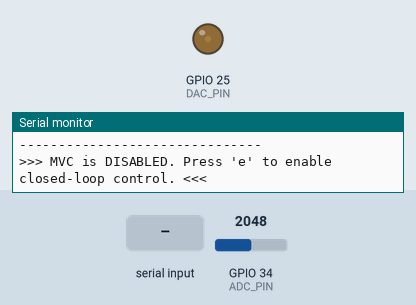
The program below on a simulated ESP32. On the bench: output pins drawn as LEDs (lit = HIGH), the last lines printed to the serial monitor. The test bench sets the inputs (shaded band); at power-on: GPIO 34 (ADC_PIN) = 2048 (analog values on the 0–4095 scale). Storage starts empty.

Above: at 1.3 s.
1.4 s: "e\n" received over Serial
At 2.7 s:
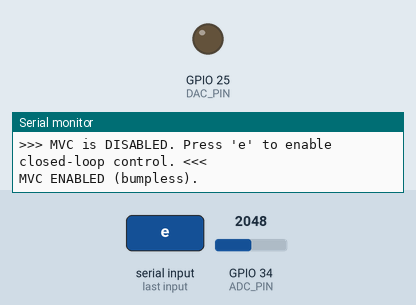
3.0 s: GPIO 34 (ADC_PIN) set to 491
At 4.7 s:
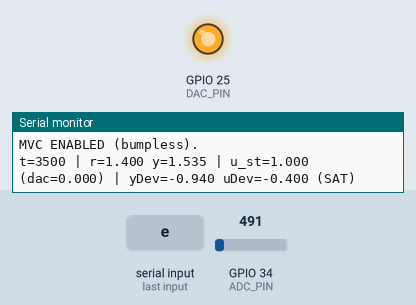
5.5 s: GPIO 34 (ADC_PIN) set to 1228
At 8.1 s:
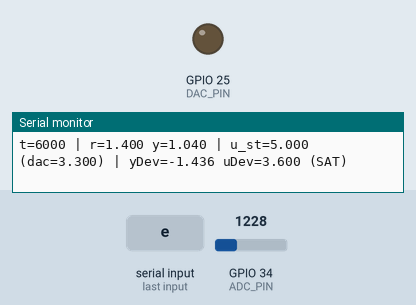
8.5 s: GPIO 34 (ADC_PIN) set to 1136
At 10.27 s:
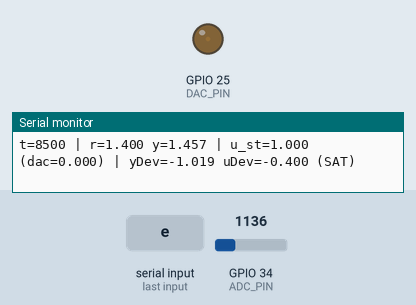
11.5 s: "+\n" received over Serial
14.5 s: "+\n" received over Serial
Timing chart, 0 to 18.5 s (numbered marks = the images above; inputs shaded):
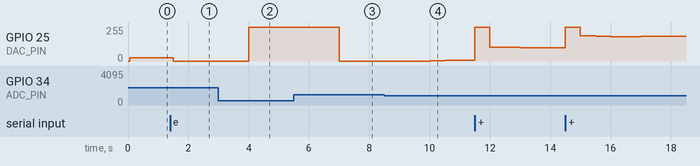

The program:

main.cpp
```cpp
#include <Arduino.h>
#include <SPIFFS.h>
#include <math.h>

// =========================================================
//  ESP32 Temperature Station: Minimum Variance Controller (MVC / GMV)
//  PlatformIO (Arduino framework)
//
//  Tuned controller coefficients are embedded from mvc_data2a.mat.
//
//  Sampling:
//    Ts = 0.5 s  (must match SAMPLE_INTERVAL_MS)
//    delay d = 25 samples (12.5 s)
//
//  Signals (STATION volts):
//    - y_st: plant output in [1..5] V  (measured via divider into ADC)
//    - u_st: plant input  in [1..5] V  (generated by DAC 0..3.3 V + amplifier)
//    - r_st: desired output (reference) in station volts [1..5]
//
//  Scaling you described:
//    * Output path:  y_st (1..5V) -> divider -> y_adc (~0.67..3.3V)
//      We use: y_st = y_adc / DIV_RATIO   with DIV_RATIO ~= 2/3
//
//    * Input path: DAC v_dac (0..3.3V) -> amplifier -> u_st (1..5V)
//      We use: u_st = 1 + (4/3.3) * v_dac
//      => v_dac = (u_st - 1) * (3.3/4)
//
//  Controller law (deviation form around enable-time operating point):
//      Q(q^-1) u_dev(k) = C(q^-1) r_ctrl(k) - F(q^-1) y_dev(k)
//    where:
//      y_dev = y_st - y_base,  u_dev = u_st - u_base
//
//  Reference preview (recommended, because you know your command ahead):
//    1st-order prefilter: r_f = r_f + alpha*(r_dev - r_f)
//    preview approx:      r_ctrl = r_dev + (r_f - r_dev) * (1-alpha)^d
//
//  Notes:
//    - For other operating points you may need gain scheduling.
// =========================================================


// ==================== CONFIGURATION ====================

// Base sampling interval (ms)  -> MUST be 500ms for Ts=0.5s
const unsigned long SAMPLE_INTERVAL_MS = 500;

// Moving average window length (read one ADC sample each SAMPLE_INTERVAL_MS)
// Thermal plants are slow, so this is ok. If you want less delay, reduce to 3 or 1.
const int AVG_WINDOW = 4;

// Controller update rate (every N samples)
const int CTRL_UPDATE_EVERY_N_SAMPLES = 1;

// ADC input pin (sensor voltage from station AFTER divider)
const int ADC_PIN = 34;

// DAC output pin (ESP32 DAC)
const int DAC_PIN = 25;

// Station output voltage divider ratio:
//   Vadc = Vstation * DIV_RATIO
// For 1..5 V -> 0.667..3.333 V, DIV_RATIO = 2/3
const float DIV_RATIO = 2.0f / 3.0f;

// Station input mapping (DAC -> station input)
const float U_ST_FROM_DAC_OFFSET = 1.0f;         // station volts
const float U_ST_FROM_DAC_GAIN   = 4.0f / 3.3f;  // station V per DAC V
const float DAC_FROM_U_ST_GAIN   = 3.3f / 4.0f;  // DAC V per station V (above offset)

// Station actuator limits (station volts)
const float U_ST_MIN_V = 1.0f;
const float U_ST_MAX_V = 5.0f;

// Optional slew-rate limit on station input (V per sample). Set INFINITY to disable.
const float DU_ST_MAX_PER_SAMPLE = INFINITY;

// Reference limits (station output volts)
const float Y_ST_MIN_V = 1.0f;
const float Y_ST_MAX_V = 5.0f;

// Default manual station input when controller is disabled (station volts)
float manualUStationV = 1.4f;

// Default reference (desired output) in station volts
float refStationV = 1.4f;


// ==================== MVC PARAMETERS (from mvc_data2a.mat) ====================
// Ts = 0.5 s, d = 25, tau_ref = 2 s, alpha = 0.2, preview = 0.0037778931863

static const double MVC_TS_SEC = 0.5;
static const int    MVC_D      = 25;
static const double MVC_TAU_REF_SEC = 2;
static const double MVC_ALPHA       = 0.2;
static const double MVC_PREVIEW_FAC = 0.0037778931863;

static const double MVC_Q[25] = {
  0.000138681514519, 2.90979202187e-06, 2.9088171636e-06, 2.90784263193e-06, 2.90686842675e-06,
  2.90589454796e-06, 2.90492099545e-06, 2.9039477691e-06, 2.9029748688e-06, 2.90200229446e-06,
  2.90103004595e-06, 2.90005812318e-06, 2.89908652602e-06, 2.89811525438e-06, 2.89714430813e-06,
  2.89617368718e-06, 2.89520339142e-06, 2.89423342072e-06, 2.893263775e-06, 2.89229445413e-06,
  2.89132545801e-06, 2.89035678653e-06, 2.88938843958e-06, 2.88842041706e-06, 2.88745271884e-06
};

static const double MVC_C[2] = {
  1, -0.978683142779
};

static const double MVC_F0 = 0.0208137714305;

static const int MVC_NQ = 25;
static const int MVC_NC = 2;


// ==================== LOGGING ====================
const char* DATA_FILE = "/mvc.csv";
const size_t MAX_FILE_SIZE = 1000000;


// ==================== GLOBAL STATE ====================
unsigned long lastSampleTime = 0;
unsigned long sampleCount = 0;
bool loggingEnabled = true;
bool mvcEnabled = false;

// Moving average buffer (raw ADC counts)
int adcBuf[AVG_WINDOW] = {0};
int adcIdx = 0;
long adcSum = 0;
bool adcFilled = false;

// Current commanded station input/output
float uStationCmdV = 1.4f;   // station input volts (after amplifier)
float uDacCmdV     = 0.0f;   // DAC volts (0..3.3)

// MVC operating point at enable
float yBase = 0.0f;          // station output at enable
float uBase = 1.4f;          // station input at enable

// Reference filter state (deviation)
float r_f = 0.0f;

// Histories (deviation signals)
double u_hist[25 - 1] = {0};  // u_dev(k-1), u_dev(k-2), ...
double r_hist[2]     = {0};  // r_ctrl(k), r_ctrl(k-1)


// ==================== HELPERS ====================
static inline float clampf(float x, float lo, float hi) {
  if (x < lo) return lo;
  if (x > hi) return hi;
  return x;
}

static inline double clampd(double x, double lo, double hi) {
  if (x < lo) return lo;
  if (x > hi) return hi;
  return x;
}

float adcToVoltage(int adcValue) {
  return (adcValue / 4095.0f) * 3.3f;
}

static inline float adcToStationVoltage(float vAdc) {
  return (DIV_RATIO <= 0.0f) ? vAdc : (vAdc / DIV_RATIO);
}

static inline float stationInputToDacVoltage(float uStation) {
  // v_dac = (u_st - offset) / gain
  return (uStation - U_ST_FROM_DAC_OFFSET) * DAC_FROM_U_ST_GAIN;
}

void setDacVoltage(float vDac) {
  vDac = clampf(vDac, 0.0f, 3.3f);
  uDacCmdV = vDac;

  // ESP32 DAC: 8-bit (0-255) for ~0-3.3V
  int dacValue = (int)((vDac / 3.3f) * 255.0f + 0.5f);
  dacWrite(DAC_PIN, dacValue);
}

void setStationInputVoltage(float uStation) {
  // Clamp in station volts then convert to DAC volts
  uStation = clampf(uStation, U_ST_MIN_V, U_ST_MAX_V);
  uStationCmdV = uStation;

  float vDac = stationInputToDacVoltage(uStation);
  setDacVoltage(vDac);
}

// Moving average update: read ADC once, update buffer, return average ADC-node voltage (Vadc)
float readAdcVoltageAveraged() {
  int raw = analogRead(ADC_PIN);

  if (!adcFilled) {
    adcBuf[adcIdx] = raw;
    adcSum += raw;
    adcIdx++;
    if (adcIdx >= AVG_WINDOW) {
      adcIdx = 0;
      adcFilled = true;
    }
  } else {
    adcSum -= adcBuf[adcIdx];
    adcBuf[adcIdx] = raw;
    adcSum += raw;
    adcIdx++;
    if (adcIdx >= AVG_WINDOW) adcIdx = 0;
  }

  int denom = adcFilled ? AVG_WINDOW : max(1, adcIdx);
  float avgAdc = (float)adcSum / (float)denom;
  return adcToVoltage((int)(avgAdc + 0.5f)); // Vadc
}

static inline void shiftRight(double* buf, int n) {
  for (int i = n - 1; i >= 1; --i) buf[i] = buf[i - 1];
}


// ==================== SPIFFS / LOGGING ====================
void initSPIFFS() {
  if (!SPIFFS.begin(true)) {
    Serial.println("ERROR: SPIFFS mount failed!");
    return;
  }
  Serial.println("SPIFFS mounted successfully");

  if (!SPIFFS.exists(DATA_FILE)) {
    File file = SPIFFS.open(DATA_FILE, FILE_WRITE);
    if (file) {
      file.println("timestamp_ms,ref_y_st,u_st_cmd,v_dac,v_adc_avg,y_st_avg,y_dev,r_f,r_ctrl,u_dev,sat");
      file.close();
      Serial.println("Created new MVC data file with header");
    }
  }
}

void clearDataFile() {
  File file = SPIFFS.open(DATA_FILE, FILE_WRITE);
  if (file) {
    file.println("timestamp_ms,ref_y_st,u_st_cmd,v_dac,v_adc_avg,y_st_avg,y_dev,r_f,r_ctrl,u_dev,sat");
    file.close();
    sampleCount = 0;
    Serial.println("Data file cleared");
  } else {
    Serial.println("ERROR: Could not clear file");
  }
}

void printFileContents() {
  Serial.println("\n========== FILE CONTENTS ==========");
  File file = SPIFFS.open(DATA_FILE, FILE_READ);
  if (file) {
    while (file.available()) {
      Serial.write(file.read());
    }
    file.close();
  } else {
    Serial.println("ERROR: Could not open file for reading");
  }
  Serial.println("====================================\n");
}

void printFileInfo() {
  Serial.println("\n---------- FILE INFO ----------");
  size_t totalBytes = SPIFFS.totalBytes();
  size_t usedBytes = SPIFFS.usedBytes();

  Serial.printf("SPIFFS Total: %u bytes\n", (unsigned)totalBytes);
  Serial.printf("SPIFFS Used:  %u bytes\n", (unsigned)usedBytes);
  Serial.printf("SPIFFS Free:  %u bytes\n", (unsigned)(totalBytes - usedBytes));

  File file = SPIFFS.open(DATA_FILE, FILE_READ);
  if (file) {
    Serial.printf("Data file size: %u bytes\n", (unsigned)file.size());

    size_t lines = 0;
    while (file.available()) {
      if (file.read() == '\n') lines++;
    }
    Serial.printf("Total samples: %u\n", (unsigned)(lines > 0 ? lines - 1 : 0));
    file.close();
  }
  Serial.println("-------------------------------\n");
}

bool logMvcRow(unsigned long timestampMs,
               float refY, float uSt, float vDac,
               float vAdc, float ySt,
               float yDev, float rF, float rCtrl, float uDev,
               int satFlag) {
  // Check file size
  File f = SPIFFS.open(DATA_FILE, FILE_READ);
  if (f) {
    size_t sz = f.size();
    f.close();
    if (sz >= MAX_FILE_SIZE) {
      Serial.println("WARNING: Max file size reached. Stopping logging.");
      loggingEnabled = false;
      return false;
    }
  }

  f = SPIFFS.open(DATA_FILE, FILE_APPEND);
  if (!f) {
    Serial.println("ERROR: Could not open file for writing");
    return false;
  }

  f.printf("%lu,%.4f,%.4f,%.4f,%.4f,%.4f,%.5f,%.5f,%.5f,%.5f,%d\n",
           timestampMs, refY, uSt, vDac, vAdc, ySt, yDev, rF, rCtrl, uDev, satFlag);
  f.close();
  return true;
}


// ==================== MVC STEP ====================
float mvcStep(float rAbs, float yAbs,
              float& yDev_out, float& rF_out, float& rCtrl_out, float& uDev_out,
              int& satFlag) {
  // Deviation measurement
  double yDev = (double)yAbs - (double)yBase;

  // Deviation reference (relative to enable-time yBase)
  double rDev = (double)rAbs - (double)yBase;

  // 1st-order prefilter on deviation reference
  r_f = (float)((double)r_f + MVC_ALPHA * (rDev - (double)r_f));
  double rF = (double)r_f;

  // Previewed reference for controller (good for piecewise-constant r)
  double rCtrl = rDev + (rF - rDev) * MVC_PREVIEW_FAC;

  // Update r history: r_hist[0]=rCtrl(k), r_hist[1]=rCtrl(k-1)
  shiftRight(r_hist, MVC_NC);
  r_hist[0] = rCtrl;

  // rhs = sum C[i]*r_hist[i] - F0*yDev - sum_{i=1..NQ-1} Q[i]*u_hist[i-1]
  double rhs = 0.0;

  for (int i = 0; i < MVC_NC; ++i) rhs += MVC_C[i] * r_hist[i];
  rhs -= MVC_F0 * yDev;

  for (int i = 1; i < MVC_NQ; ++i) rhs -= MVC_Q[i] * u_hist[i - 1];

  // Solve for u_dev(k)
  double Q0 = MVC_Q[0];
  if (fabs(Q0) < 1e-15) Q0 = (Q0 >= 0) ? 1e-15 : -1e-15;
  double uDev = rhs / Q0;

  // Absolute station command
  double uRaw = (double)uBase + uDev;

  // Optional slew-rate limit (station volts per sample)
  if (isfinite(DU_ST_MAX_PER_SAMPLE)) {
    double uPrev = (double)uStationCmdV;
    double duMax = (double)DU_ST_MAX_PER_SAMPLE;
    uRaw = clampd(uRaw, uPrev - duMax, uPrev + duMax);
  }

  // Saturation in station volts
  double uSat = clampd(uRaw, U_ST_MIN_V, U_ST_MAX_V);
  satFlag = (uSat != uRaw) ? 1 : 0;

  // Store APPLIED u_dev in history (post-saturation)
  double uDevApplied = uSat - (double)uBase;
  shiftRight(u_hist, MVC_NQ - 1);
  u_hist[0] = uDevApplied;

  // Outputs for logging
  yDev_out = (float)yDev;
  rF_out = (float)rF;
  rCtrl_out = (float)rCtrl;
  uDev_out = (float)uDevApplied;

  return (float)uSat;  // station volts
}


// Bumpless enable: set base points and clear histories so u starts from current output.
void initMvcBumpless(float yNowSt, float uNowSt) {
  yBase = yNowSt;
  uBase = uNowSt;

  r_f = 0.0f;

  for (int i = 0; i < MVC_NQ - 1; ++i) u_hist[i] = 0.0;
  for (int i = 0; i < MVC_NC;     ++i) r_hist[i] = 0.0;
}


// ==================== UI ====================
void printHelp() {
  Serial.println("\n----------------------------------------");
  Serial.println("Commands:");
  Serial.println("  'e' - Enable/Disable MVC control");
  Serial.println("  'r' - Reset (MVC off), output manual u");
  Serial.println("  '+' - Increase reference output (refStationV) by 0.01 V (station output)");
  Serial.println("  '-' - Decrease reference output (refStationV) by 0.01 V (station output)");
  Serial.println("  ']' - Increase manual station input by 0.05 V (only when MVC off)");
  Serial.println("  '[' - Decrease manual station input by 0.05 V (only when MVC off)");
  Serial.println("  's' - Toggle logging to SPIFFS");
  Serial.println("  'p' - Print file contents");
  Serial.println("  'c' - Clear data file");
  Serial.println("  'i' - Show file info");
  Serial.println("  'v' - Show current values");
  Serial.println("  'h' - Help");
  Serial.println("----------------------------------------");
}


// ==================== SETUP ====================
void setup() {
  Serial.begin(115200);
  while (!Serial) { delay(10); }

  Serial.println("\n========================================");
  Serial.println("   ESP32 Temperature Station MVC/GMV");
  Serial.println("   Uses station-volts scaling + SPIFFS logging");
  Serial.println("========================================");

  initSPIFFS();

  analogReadResolution(12);
  analogSetAttenuation(ADC_11db);
  pinMode(ADC_PIN, INPUT);

  // Prime moving average
  for (int k = 0; k < AVG_WINDOW; k++) {
    delay(5);
    readAdcVoltageAveraged();
  }

  // Start in manual mode at manualUStationV
  setStationInputVoltage(manualUStationV);

  // Initialize base using current measurement
  float vAdc0 = readAdcVoltageAveraged();
  float ySt0  = adcToStationVoltage(vAdc0);
  initMvcBumpless(ySt0, uStationCmdV);

  Serial.printf("\nHardware:\n");
  Serial.printf("  ADC: GPIO %d (measures divided voltage)\n", ADC_PIN);
  Serial.printf("  DAC: GPIO %d (0..3.3V) -> amplifier -> 1..5V station input\n", DAC_PIN);
  Serial.printf("  Sample interval: %lu ms\n", SAMPLE_INTERVAL_MS);
  Serial.printf("  Avg window: %d samples (%.1f s)\n",
                AVG_WINDOW, (AVG_WINDOW * SAMPLE_INTERVAL_MS) / 1000.0f);

  Serial.printf("\nScaling:\n");
  Serial.printf("  DIV_RATIO (Vadc/Vstation) = %.6f\n", DIV_RATIO);
  Serial.printf("  Station input mapping: u_st = %.3f + %.6f * v_dac\n",
                U_ST_FROM_DAC_OFFSET, U_ST_FROM_DAC_GAIN);

  Serial.printf("\nMVC params:\n");
  Serial.printf("  Ts=%.3f s, d=%d (%.1f s), tau_ref=%.3f s, alpha=%.3f, preview=%.6f\n",
                MVC_TS_SEC, MVC_D, MVC_D*MVC_TS_SEC, MVC_TAU_REF_SEC,
                MVC_ALPHA, MVC_PREVIEW_FAC);
  Serial.printf("  Q0=%.10g, F0=%.10g\n", MVC_Q[0], MVC_F0);

  Serial.printf("\nInitial:\n");
  Serial.printf("  manualUStationV=%.3f V, refStationV=%.3f V\n", manualUStationV, refStationV);
  Serial.printf("  yBase=%.3f V, uBase=%.3f V\n", yBase, uBase);

  // Sanity: Ts match
  float TsLoop = (CTRL_UPDATE_EVERY_N_SAMPLES * SAMPLE_INTERVAL_MS) / 1000.0f;
  if (fabs(TsLoop - (float)MVC_TS_SEC) > 1e-3f) {
    Serial.printf("WARNING: Loop Ts=%.3f != MVC Ts=%.3f. Fix SAMPLE_INTERVAL_MS or CTRL_UPDATE_EVERY_N_SAMPLES.\n",
                  TsLoop, (float)MVC_TS_SEC);
  }

  printHelp();
  printFileInfo();

  Serial.println("\n>>> MVC is DISABLED. Press 'e' to enable closed-loop control. <<<\n");
}


// ==================== LOOP ====================
void loop() {
  // --- Serial commands ---
  if (Serial.available()) {
    char cmd = Serial.read();
    switch (cmd) {
      case 'e':
      case 'E': {
        mvcEnabled = !mvcEnabled;

        float vAdcNow = readAdcVoltageAveraged();
        float yStNow  = adcToStationVoltage(vAdcNow);

        if (mvcEnabled) {
          initMvcBumpless(yStNow, uStationCmdV);
          Serial.println("MVC ENABLED (bumpless).");
        } else {
          Serial.println("MVC DISABLED (manual mode).");
        }
        break;
      }

      case 'r':
      case 'R': {
        mvcEnabled = false;
        setStationInputVoltage(manualUStationV);

        float vAdcNow = readAdcVoltageAveraged();
        float yStNow  = adcToStationVoltage(vAdcNow);
        initMvcBumpless(yStNow, uStationCmdV);

        Serial.println("RESET: MVC off, output manual u, states re-initialized.");
        break;
      }

      case '+': {
        refStationV += 0.01f;
        refStationV = clampf(refStationV, Y_ST_MIN_V, Y_ST_MAX_V);
        Serial.printf("refStationV (desired y_st) = %.3f V\n", refStationV);
        break;
      }
      case '-': {
        refStationV -= 0.01f;
        refStationV = clampf(refStationV, Y_ST_MIN_V, Y_ST_MAX_V);
        Serial.printf("refStationV (desired y_st) = %.3f V\n", refStationV);
        break;
      }

      case ']': {
        manualUStationV += 0.05f;
        manualUStationV = clampf(manualUStationV, U_ST_MIN_V, U_ST_MAX_V);
        Serial.printf("manualUStationV = %.3f V\n", manualUStationV);
        if (!mvcEnabled) setStationInputVoltage(manualUStationV);
        break;
      }
      case '[': {
        manualUStationV -= 0.05f;
        manualUStationV = clampf(manualUStationV, U_ST_MIN_V, U_ST_MAX_V);
        Serial.printf("manualUStationV = %.3f V\n", manualUStationV);
        if (!mvcEnabled) setStationInputVoltage(manualUStationV);
        break;
      }

      case 's':
      case 'S':
        loggingEnabled = !loggingEnabled;
        Serial.printf("Logging %s\n", loggingEnabled ? "ENABLED" : "DISABLED");
        break;

      case 'p':
      case 'P':
        printFileContents();
        break;

      case 'c':
      case 'C':
        clearDataFile();
        break;

      case 'i':
      case 'I':
        printFileInfo();
        break;

      case 'v':
      case 'V': {
        float vAdc = readAdcVoltageAveraged();
        float ySt  = adcToStationVoltage(vAdc);

        Serial.printf("\nMVC: %s | Logging: %s\n", mvcEnabled ? "ON" : "OFF", loggingEnabled ? "ON" : "OFF");
        Serial.printf("refStationV (y_ref): %.3f V\n", refStationV);
        Serial.printf("ySt:               %.4f V (station)  [vAdc=%.4f]\n", ySt, vAdc);
        Serial.printf("uStationCmdV:      %.4f V (station)  [vDac=%.4f]\n", uStationCmdV, uDacCmdV);
        Serial.printf("yBase=%.4f, uBase=%.4f, r_f=%.4f\n\n", yBase, uBase, r_f);
        break;
      }

      case 'h':
      case 'H':
      case '?':
        printHelp();
        break;
    }
  }

  // --- Timed sampling / control / logging ---
  unsigned long now = millis();
  if (now - lastSampleTime >= SAMPLE_INTERVAL_MS) {
    lastSampleTime = now;
    sampleCount++;

    // Measurement
    float vAdcAvg  = readAdcVoltageAveraged();      // ADC node voltage
    float yStation = adcToStationVoltage(vAdcAvg);  // station output volts (1..5)

    // Controller update
    if (mvcEnabled && (sampleCount % CTRL_UPDATE_EVERY_N_SAMPLES == 0)) {
      float yDev=0, rF=0, rCtrl=0, uDev=0;
      int sat=0;

      float uStCmd = mvcStep(refStationV, yStation, yDev, rF, rCtrl, uDev, sat);
      setStationInputVoltage(uStCmd);

      if (loggingEnabled) {
        logMvcRow(now, refStationV, uStationCmdV, uDacCmdV, vAdcAvg, yStation,
                  yDev, rF, rCtrl, uDev, sat);
      }

      static unsigned long printCount = 0;
      printCount++;
      if (printCount % 5 == 0) {
        Serial.printf("t=%lu | r=%.3f y=%.3f | u_st=%.3f (dac=%.3f) | yDev=%.3f uDev=%.3f %s\n",
                      now, refStationV, yStation, uStationCmdV, uDacCmdV, yDev, uDev, sat ? "(SAT)" : "");
      }
    }
  }
}
```

Measured:
- after the input at 1.4 s, GPIO 25 (DAC_PIN): 25/255 → 0/255 after 0.10 s
- after the input at 3.0 s, GPIO 25 (DAC_PIN): 0/255 → 255/255 after 1.0 s
- after the input at 5.5 s, GPIO 25 (DAC_PIN): 255/255 → 0/255 after 1.5 s
- after the input at 8.5 s, GPIO 25 (DAC_PIN): 0/255 → 3/255 after 1.5 s, → 5/255 0.50 s later, → 6/255 0.50 s later
